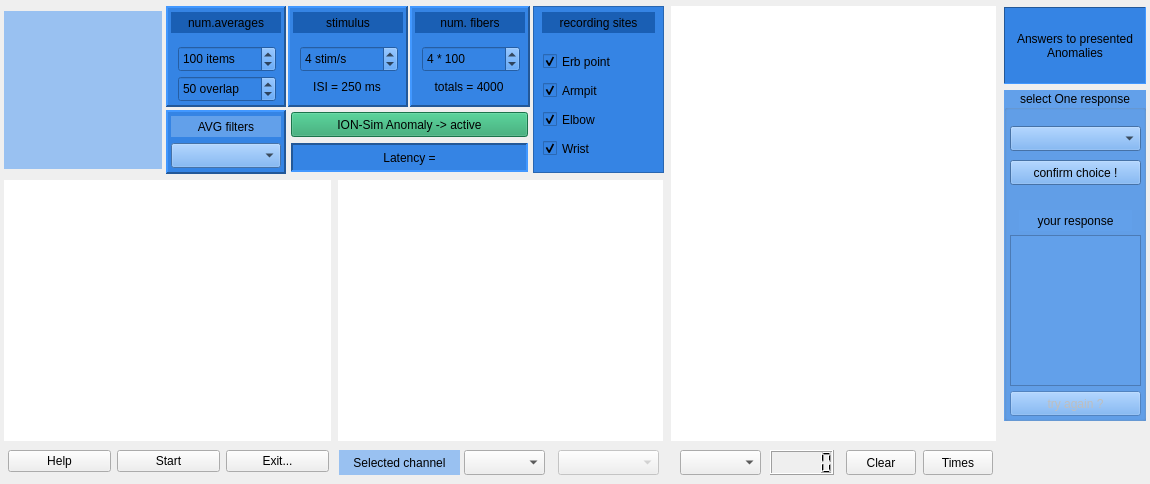
<?xml version="1.0" encoding="UTF-8"?>
<ui version="4.0">
 <class>Form</class>
 <widget class="QWidget" name="Form">
  <property name="geometry">
   <rect>
    <x>0</x>
    <y>0</y>
    <width>1150</width>
    <height>484</height>
   </rect>
  </property>
  <property name="windowTitle">
   <string>Somatosensory Evoked Potentials (upper limb)</string>
  </property>
  <widget class="GraphicsLayoutWidget" name="plt_cap">
   <property name="geometry">
    <rect>
     <x>4</x>
     <y>180</y>
     <width>327</width>
     <height>261</height>
    </rect>
   </property>
   <property name="sizePolicy">
    <sizepolicy hsizetype="Expanding" vsizetype="Ignored">
     <horstretch>0</horstretch>
     <verstretch>0</verstretch>
    </sizepolicy>
   </property>
   <property name="autoFillBackground">
    <bool>false</bool>
   </property>
   <property name="styleSheet">
    <string notr="true">border: 0px;</string>
   </property>
   <property name="frameShape">
    <enum>QFrame::StyledPanel</enum>
   </property>
   <property name="frameShadow">
    <enum>QFrame::Plain</enum>
   </property>
   <property name="lineWidth">
    <number>0</number>
   </property>
  </widget>
  <widget class="QWidget" name="horizontalLayoutWidget">
   <property name="geometry">
    <rect>
     <x>3</x>
     <y>446</y>
     <width>331</width>
     <height>31</height>
    </rect>
   </property>
   <layout class="QHBoxLayout" name="horizontalLayout">
    <property name="leftMargin">
     <number>5</number>
    </property>
    <property name="rightMargin">
     <number>5</number>
    </property>
    <item>
     <widget class="QPushButton" name="pushBtHelp">
      <property name="text">
       <string>Help</string>
      </property>
     </widget>
    </item>
    <item>
     <widget class="QPushButton" name="pushBtStart">
      <property name="text">
       <string>Start</string>
      </property>
     </widget>
    </item>
    <item>
     <widget class="QPushButton" name="pushBtExit">
      <property name="text">
       <string>Exit...</string>
      </property>
     </widget>
    </item>
   </layout>
  </widget>
  <widget class="QLabel" name="labelLogo">
   <property name="geometry">
    <rect>
     <x>4</x>
     <y>11</y>
     <width>158</width>
     <height>158</height>
    </rect>
   </property>
   <property name="styleSheet">
    <string notr="true">background-color: rgb(153, 193, 241);</string>
   </property>
   <property name="text">
    <string/>
   </property>
  </widget>
  <widget class="QFrame" name="frame">
   <property name="geometry">
    <rect>
     <x>166</x>
     <y>6</y>
     <width>120</width>
     <height>101</height>
    </rect>
   </property>
   <property name="styleSheet">
    <string notr="true">background-color: rgb(53, 132, 228);</string>
   </property>
   <property name="frameShape">
    <enum>QFrame::Panel</enum>
   </property>
   <property name="frameShadow">
    <enum>QFrame::Raised</enum>
   </property>
   <property name="lineWidth">
    <number>2</number>
   </property>
   <widget class="QLabel" name="label">
    <property name="geometry">
     <rect>
      <x>5</x>
      <y>6</y>
      <width>110</width>
      <height>21</height>
     </rect>
    </property>
    <property name="styleSheet">
     <string notr="true">background-color: rgb(26, 95, 180);</string>
    </property>
    <property name="text">
     <string>num.averages</string>
    </property>
    <property name="alignment">
     <set>Qt::AlignCenter</set>
    </property>
   </widget>
   <widget class="QSpinBox" name="spinBoxAvg">
    <property name="geometry">
     <rect>
      <x>12</x>
      <y>40</y>
      <width>98</width>
      <height>26</height>
     </rect>
    </property>
    <property name="suffix">
     <string> items</string>
    </property>
    <property name="minimum">
     <number>10</number>
    </property>
    <property name="maximum">
     <number>500</number>
    </property>
    <property name="singleStep">
     <number>5</number>
    </property>
    <property name="value">
     <number>100</number>
    </property>
   </widget>
   <widget class="QSpinBox" name="spinBoxOvl">
    <property name="geometry">
     <rect>
      <x>12</x>
      <y>70</y>
      <width>98</width>
      <height>26</height>
     </rect>
    </property>
    <property name="suffix">
     <string> overlap</string>
    </property>
    <property name="minimum">
     <number>2</number>
    </property>
    <property name="maximum">
     <number>98</number>
    </property>
    <property name="singleStep">
     <number>2</number>
    </property>
    <property name="value">
     <number>50</number>
    </property>
   </widget>
  </widget>
  <widget class="QFrame" name="frame_2">
   <property name="geometry">
    <rect>
     <x>288</x>
     <y>6</y>
     <width>120</width>
     <height>101</height>
    </rect>
   </property>
   <property name="styleSheet">
    <string notr="true">background-color: rgb(53, 132, 228);</string>
   </property>
   <property name="frameShape">
    <enum>QFrame::Panel</enum>
   </property>
   <property name="frameShadow">
    <enum>QFrame::Raised</enum>
   </property>
   <property name="lineWidth">
    <number>2</number>
   </property>
   <widget class="QLabel" name="label_2">
    <property name="geometry">
     <rect>
      <x>5</x>
      <y>6</y>
      <width>110</width>
      <height>21</height>
     </rect>
    </property>
    <property name="styleSheet">
     <string notr="true">background-color: rgb(26, 95, 180);</string>
    </property>
    <property name="text">
     <string>stimulus</string>
    </property>
    <property name="alignment">
     <set>Qt::AlignCenter</set>
    </property>
   </widget>
   <widget class="QSpinBox" name="spinBoxIsi">
    <property name="geometry">
     <rect>
      <x>12</x>
      <y>40</y>
      <width>98</width>
      <height>26</height>
     </rect>
    </property>
    <property name="suffix">
     <string> stim/s</string>
    </property>
    <property name="minimum">
     <number>1</number>
    </property>
    <property name="maximum">
     <number>10</number>
    </property>
    <property name="singleStep">
     <number>1</number>
    </property>
    <property name="value">
     <number>4</number>
    </property>
   </widget>
   <widget class="QLabel" name="label_isi">
    <property name="geometry">
     <rect>
      <x>4</x>
      <y>70</y>
      <width>110</width>
      <height>21</height>
     </rect>
    </property>
    <property name="text">
     <string>ISI = 250 ms</string>
    </property>
    <property name="alignment">
     <set>Qt::AlignCenter</set>
    </property>
   </widget>
  </widget>
  <widget class="QFrame" name="frame_3">
   <property name="geometry">
    <rect>
     <x>533</x>
     <y>6</y>
     <width>131</width>
     <height>167</height>
    </rect>
   </property>
   <property name="styleSheet">
    <string notr="true">background-color: rgb(53, 132, 228);</string>
   </property>
   <property name="frameShape">
    <enum>QFrame::StyledPanel</enum>
   </property>
   <property name="frameShadow">
    <enum>QFrame::Raised</enum>
   </property>
   <widget class="QCheckBox" name="checkWrist">
    <property name="geometry">
     <rect>
      <x>10</x>
      <y>131</y>
      <width>113</width>
      <height>23</height>
     </rect>
    </property>
    <property name="text">
     <string>Wrist</string>
    </property>
    <property name="checked">
     <bool>true</bool>
    </property>
   </widget>
   <widget class="QCheckBox" name="checkElbow">
    <property name="geometry">
     <rect>
      <x>10</x>
      <y>102</y>
      <width>113</width>
      <height>23</height>
     </rect>
    </property>
    <property name="text">
     <string>Elbow</string>
    </property>
    <property name="checked">
     <bool>true</bool>
    </property>
   </widget>
   <widget class="QCheckBox" name="checkArmpit">
    <property name="geometry">
     <rect>
      <x>10</x>
      <y>73</y>
      <width>113</width>
      <height>23</height>
     </rect>
    </property>
    <property name="text">
     <string>Armpit</string>
    </property>
    <property name="checked">
     <bool>true</bool>
    </property>
   </widget>
   <widget class="QCheckBox" name="checkErb">
    <property name="geometry">
     <rect>
      <x>10</x>
      <y>44</y>
      <width>113</width>
      <height>23</height>
     </rect>
    </property>
    <property name="text">
     <string>Erb point</string>
    </property>
    <property name="checked">
     <bool>true</bool>
    </property>
   </widget>
   <widget class="QLabel" name="labelx">
    <property name="geometry">
     <rect>
      <x>9</x>
      <y>6</y>
      <width>113</width>
      <height>21</height>
     </rect>
    </property>
    <property name="styleSheet">
     <string notr="true">background-color: rgb(26, 95, 180);</string>
    </property>
    <property name="text">
     <string>recording sites</string>
    </property>
    <property name="alignment">
     <set>Qt::AlignCenter</set>
    </property>
   </widget>
  </widget>
  <widget class="QFrame" name="frame_4">
   <property name="geometry">
    <rect>
     <x>410</x>
     <y>6</y>
     <width>120</width>
     <height>101</height>
    </rect>
   </property>
   <property name="styleSheet">
    <string notr="true">background-color: rgb(53, 132, 228);</string>
   </property>
   <property name="frameShape">
    <enum>QFrame::Panel</enum>
   </property>
   <property name="frameShadow">
    <enum>QFrame::Raised</enum>
   </property>
   <property name="lineWidth">
    <number>2</number>
   </property>
   <widget class="QLabel" name="label_3">
    <property name="geometry">
     <rect>
      <x>5</x>
      <y>6</y>
      <width>110</width>
      <height>21</height>
     </rect>
    </property>
    <property name="styleSheet">
     <string notr="true">background-color: rgb(26, 95, 180);</string>
    </property>
    <property name="text">
     <string>num. fibers</string>
    </property>
    <property name="alignment">
     <set>Qt::AlignCenter</set>
    </property>
   </widget>
   <widget class="QSpinBox" name="spinBoxFibers">
    <property name="geometry">
     <rect>
      <x>12</x>
      <y>40</y>
      <width>98</width>
      <height>26</height>
     </rect>
    </property>
    <property name="suffix">
     <string> * 100</string>
    </property>
    <property name="minimum">
     <number>1</number>
    </property>
    <property name="maximum">
     <number>18</number>
    </property>
    <property name="singleStep">
     <number>1</number>
    </property>
    <property name="value">
     <number>4</number>
    </property>
   </widget>
   <widget class="QLabel" name="label_fiber">
    <property name="geometry">
     <rect>
      <x>4</x>
      <y>70</y>
      <width>110</width>
      <height>21</height>
     </rect>
    </property>
    <property name="text">
     <string>totals = 4000</string>
    </property>
    <property name="alignment">
     <set>Qt::AlignCenter</set>
    </property>
   </widget>
  </widget>
  <widget class="QFrame" name="frame_5">
   <property name="geometry">
    <rect>
     <x>166</x>
     <y>110</y>
     <width>120</width>
     <height>64</height>
    </rect>
   </property>
   <property name="styleSheet">
    <string notr="true">background-color: rgb(53, 132, 228);</string>
   </property>
   <property name="frameShape">
    <enum>QFrame::Panel</enum>
   </property>
   <property name="frameShadow">
    <enum>QFrame::Raised</enum>
   </property>
   <property name="lineWidth">
    <number>2</number>
   </property>
   <widget class="QLabel" name="label_4">
    <property name="geometry">
     <rect>
      <x>5</x>
      <y>6</y>
      <width>110</width>
      <height>21</height>
     </rect>
    </property>
    <property name="styleSheet">
     <string notr="true">background-color: rgb(98, 160, 234);</string>
    </property>
    <property name="text">
     <string>AVG filters</string>
    </property>
    <property name="alignment">
     <set>Qt::AlignCenter</set>
    </property>
   </widget>
   <widget class="QComboBox" name="comboFilter">
    <property name="geometry">
     <rect>
      <x>5</x>
      <y>33</y>
      <width>110</width>
      <height>25</height>
     </rect>
    </property>
    <property name="styleSheet">
     <string notr="true">background-color: rgb(98, 160, 234);</string>
    </property>
   </widget>
  </widget>
  <widget class="QLabel" name="labelLatency">
   <property name="geometry">
    <rect>
     <x>291</x>
     <y>143</y>
     <width>237</width>
     <height>29</height>
    </rect>
   </property>
   <property name="styleSheet">
    <string notr="true">background-color: rgb(53, 132, 228);</string>
   </property>
   <property name="frameShape">
    <enum>QFrame::Panel</enum>
   </property>
   <property name="frameShadow">
    <enum>QFrame::Sunken</enum>
   </property>
   <property name="lineWidth">
    <number>2</number>
   </property>
   <property name="text">
    <string>Latency =</string>
   </property>
   <property name="alignment">
    <set>Qt::AlignCenter</set>
   </property>
  </widget>
  <widget class="GraphicsLayoutWidget" name="plt_sep">
   <property name="geometry">
    <rect>
     <x>338</x>
     <y>180</y>
     <width>325</width>
     <height>261</height>
    </rect>
   </property>
   <property name="sizePolicy">
    <sizepolicy hsizetype="Expanding" vsizetype="Ignored">
     <horstretch>0</horstretch>
     <verstretch>0</verstretch>
    </sizepolicy>
   </property>
   <property name="autoFillBackground">
    <bool>false</bool>
   </property>
   <property name="styleSheet">
    <string notr="true">border: 0px;</string>
   </property>
   <property name="frameShape">
    <enum>QFrame::StyledPanel</enum>
   </property>
   <property name="frameShadow">
    <enum>QFrame::Plain</enum>
   </property>
   <property name="lineWidth">
    <number>0</number>
   </property>
  </widget>
  <widget class="GraphicsLayoutWidget" name="plt_fall">
   <property name="geometry">
    <rect>
     <x>671</x>
     <y>6</y>
     <width>325</width>
     <height>435</height>
    </rect>
   </property>
   <property name="sizePolicy">
    <sizepolicy hsizetype="Expanding" vsizetype="Ignored">
     <horstretch>0</horstretch>
     <verstretch>0</verstretch>
    </sizepolicy>
   </property>
   <property name="autoFillBackground">
    <bool>false</bool>
   </property>
   <property name="styleSheet">
    <string notr="true">border: 0px;</string>
   </property>
   <property name="frameShape">
    <enum>QFrame::StyledPanel</enum>
   </property>
   <property name="frameShadow">
    <enum>QFrame::Plain</enum>
   </property>
   <property name="lineWidth">
    <number>0</number>
   </property>
  </widget>
  <widget class="QPushButton" name="pushBtClear">
   <property name="geometry">
    <rect>
     <x>846</x>
     <y>450</y>
     <width>70</width>
     <height>25</height>
    </rect>
   </property>
   <property name="text">
    <string>Clear</string>
   </property>
  </widget>
  <widget class="QComboBox" name="comboTrace">
   <property name="geometry">
    <rect>
     <x>680</x>
     <y>450</y>
     <width>81</width>
     <height>25</height>
    </rect>
   </property>
  </widget>
  <widget class="QLCDNumber" name="lcdWaterFall">
   <property name="geometry">
    <rect>
     <x>770</x>
     <y>450</y>
     <width>64</width>
     <height>25</height>
    </rect>
   </property>
  </widget>
  <widget class="QComboBox" name="comboChn">
   <property name="geometry">
    <rect>
     <x>464</x>
     <y>450</y>
     <width>81</width>
     <height>25</height>
    </rect>
   </property>
  </widget>
  <widget class="QLabel" name="labelChannel">
   <property name="geometry">
    <rect>
     <x>339</x>
     <y>450</y>
     <width>121</width>
     <height>25</height>
    </rect>
   </property>
   <property name="styleSheet">
    <string notr="true">background-color: rgb(153, 193, 241);</string>
   </property>
   <property name="text">
    <string>Selected channel</string>
   </property>
   <property name="alignment">
    <set>Qt::AlignCenter</set>
   </property>
  </widget>
  <widget class="QPushButton" name="pushBtTimes">
   <property name="geometry">
    <rect>
     <x>923</x>
     <y>450</y>
     <width>70</width>
     <height>25</height>
    </rect>
   </property>
   <property name="text">
    <string>Times</string>
   </property>
  </widget>
  <widget class="QComboBox" name="comboAnomaly">
   <property name="enabled">
    <bool>false</bool>
   </property>
   <property name="geometry">
    <rect>
     <x>558</x>
     <y>450</y>
     <width>101</width>
     <height>25</height>
    </rect>
   </property>
  </widget>
  <widget class="QPushButton" name="pushBtAnomaly">
   <property name="geometry">
    <rect>
     <x>291</x>
     <y>112</y>
     <width>237</width>
     <height>25</height>
    </rect>
   </property>
   <property name="styleSheet">
    <string notr="true">background-color: rgb(38, 162, 105);</string>
   </property>
   <property name="text">
    <string>ION-Sim Anomaly -&gt; active</string>
   </property>
  </widget>
  <widget class="QLabel" name="label_5">
   <property name="geometry">
    <rect>
     <x>1004</x>
     <y>7</y>
     <width>142</width>
     <height>77</height>
    </rect>
   </property>
   <property name="styleSheet">
    <string notr="true">background-color: rgb(53, 132, 228);</string>
   </property>
   <property name="frameShape">
    <enum>QFrame::Panel</enum>
   </property>
   <property name="frameShadow">
    <enum>QFrame::Sunken</enum>
   </property>
   <property name="text">
    <string>Answers to presented Anomalies</string>
   </property>
   <property name="alignment">
    <set>Qt::AlignCenter</set>
   </property>
   <property name="wordWrap">
    <bool>true</bool>
   </property>
  </widget>
  <widget class="QGroupBox" name="groupBox">
   <property name="geometry">
    <rect>
     <x>1004</x>
     <y>90</y>
     <width>142</width>
     <height>331</height>
    </rect>
   </property>
   <property name="styleSheet">
    <string notr="true">background-color: rgb(98, 160, 234);</string>
   </property>
   <property name="title">
    <string>select One response</string>
   </property>
   <property name="alignment">
    <set>Qt::AlignCenter</set>
   </property>
   <widget class="QComboBox" name="comboAnswers">
    <property name="geometry">
     <rect>
      <x>6</x>
      <y>36</y>
      <width>131</width>
      <height>25</height>
     </rect>
    </property>
   </widget>
   <widget class="QTextEdit" name="textAnswers">
    <property name="geometry">
     <rect>
      <x>6</x>
      <y>145</y>
      <width>131</width>
      <height>151</height>
     </rect>
    </property>
   </widget>
   <widget class="QLabel" name="labelx_2">
    <property name="geometry">
     <rect>
      <x>15</x>
      <y>120</y>
      <width>113</width>
      <height>21</height>
     </rect>
    </property>
    <property name="styleSheet">
     <string notr="true">background-color: rgb(98, 160, 234);</string>
    </property>
    <property name="text">
     <string>your response</string>
    </property>
    <property name="alignment">
     <set>Qt::AlignCenter</set>
    </property>
   </widget>
   <widget class="QPushButton" name="pushBtConfirm">
    <property name="geometry">
     <rect>
      <x>6</x>
      <y>70</y>
      <width>131</width>
      <height>25</height>
     </rect>
    </property>
    <property name="text">
     <string>confirm choice !</string>
    </property>
   </widget>
   <widget class="QPushButton" name="pushBtRetray">
    <property name="enabled">
     <bool>false</bool>
    </property>
    <property name="geometry">
     <rect>
      <x>6</x>
      <y>301</y>
      <width>131</width>
      <height>25</height>
     </rect>
    </property>
    <property name="text">
     <string>try again ?</string>
    </property>
   </widget>
  </widget>
 </widget>
 <customwidgets>
  <customwidget>
   <class>GraphicsLayoutWidget</class>
   <extends>QGraphicsView</extends>
   <header>pyqtgraph</header>
  </customwidget>
 </customwidgets>
 <resources/>
 <connections/>
</ui>
